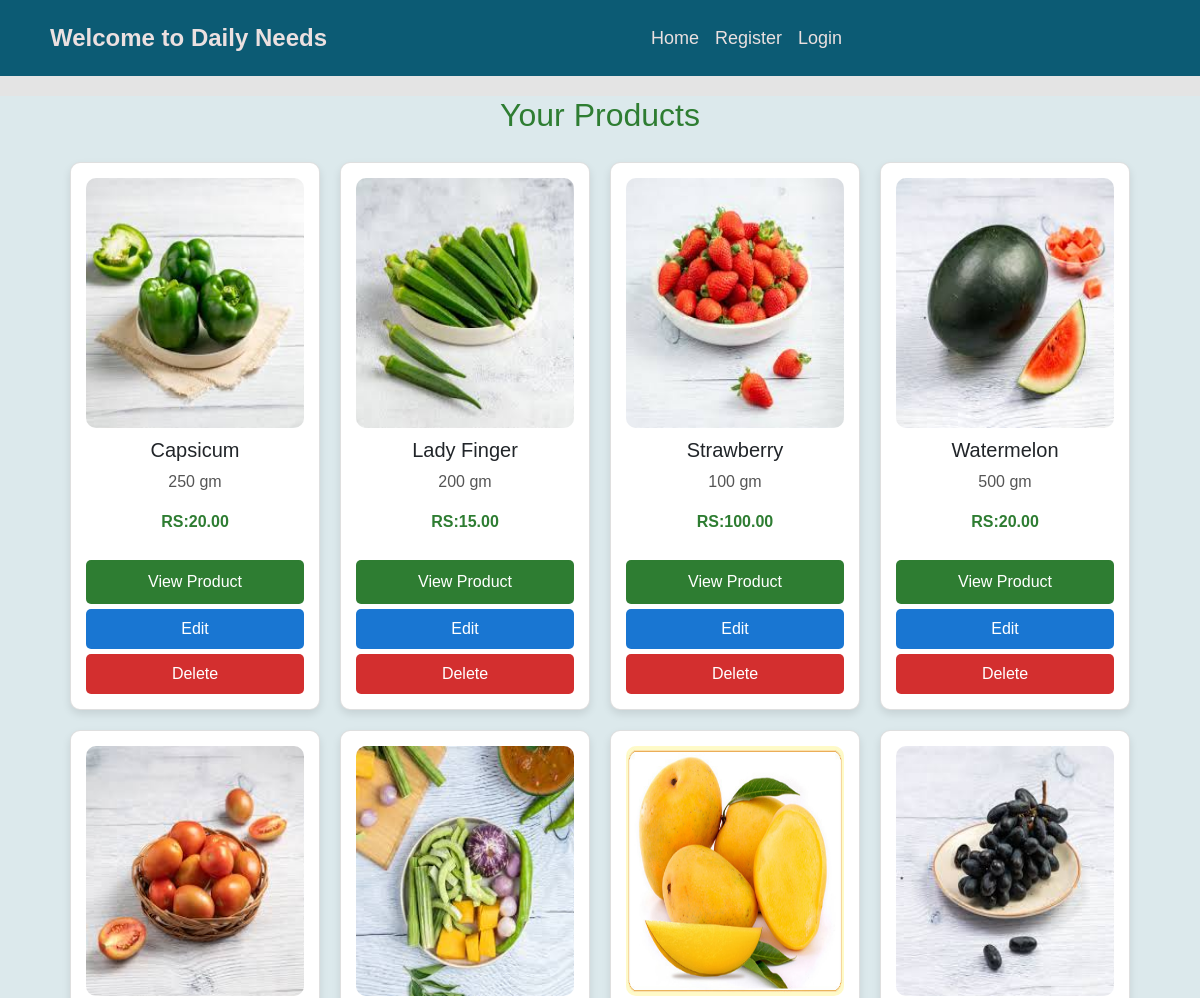
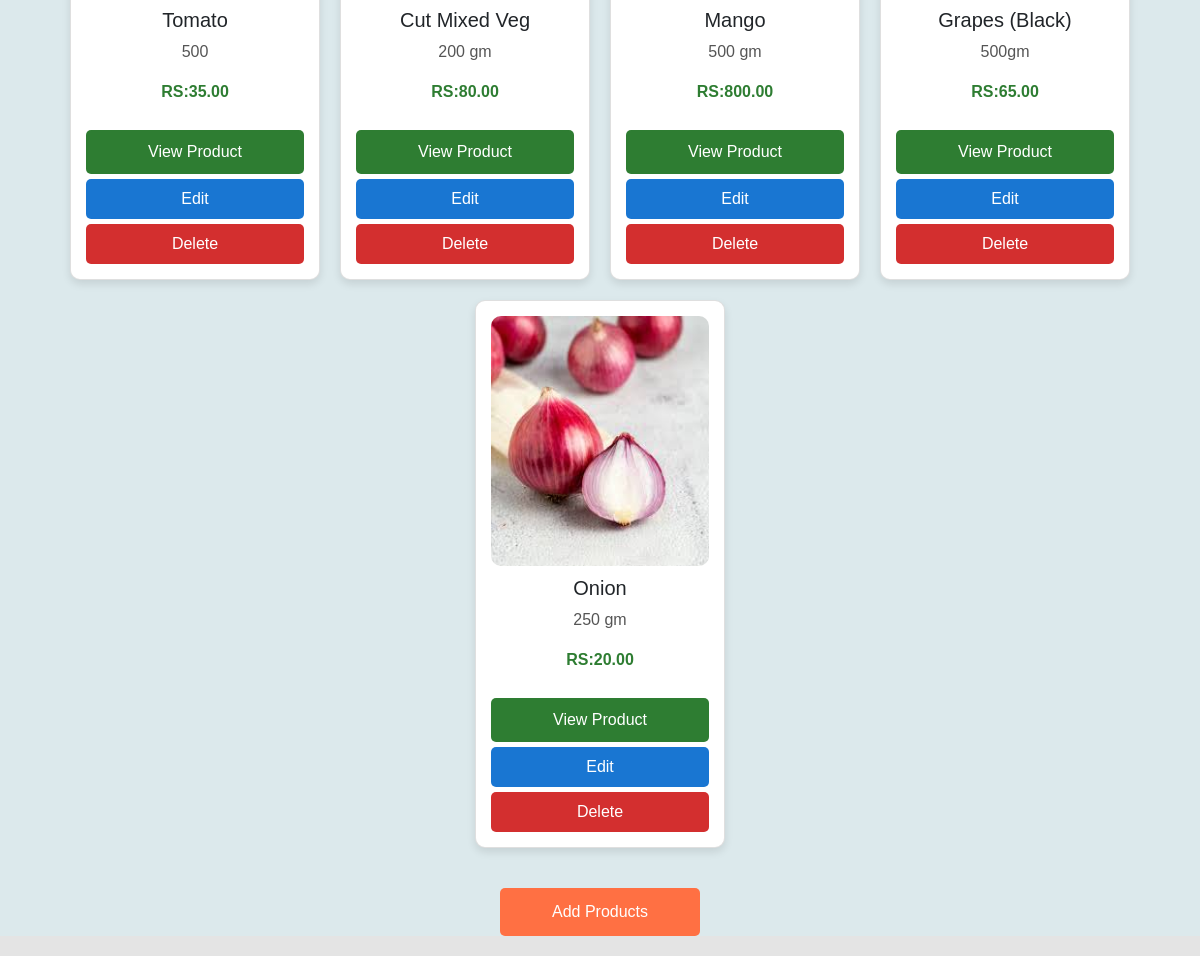
The app's page /product/ with its own data (2 pictures, top to bottom).
### home/models.py (models this page shows, shortened)
class Products(models.Model):
    name = models.CharField(max_length=200)
    price = models.CharField(max_length=20, default="0.00")  # Storing price as a string
    details = models.TextField()
    image = models.ImageField(upload_to="products/")
    ctry = models.ForeignKey(Category, on_delete=models.CASCADE)
    farmer = models.ForeignKey(User, on_delete=models.CASCADE)  # Link to user

### home/views.py (the view)
def productfn(request):
    c = Products.objects.all().annotate(
        avg_rating=Avg('order__rating'),  # Calculate average rating
        rating_count=Count('order__rating')  # Count number of ratings
    )
    g = Category.objects.all()
    for product in c:
        try:
            product.price = float(product.price)  # Ensure price is float
        except (ValueError, TypeError):
            product.price = 0.00  # Default to 0.00 if conversion fails
    return render(request, 'products.html', {'pro': c, 'cat': g})

### home/templates/products.html (shortened to what this page needs)
{% extends 'base.html' %}
{% block content %}
<div style="font-family: Arial, sans-serif; background-color: #dce9ec; margin: 0; padding: 0; min-height: 100vh;">
    {% if request.path != "/product/" %}
        <div class="category-links" style="display: flex; justify-content: center; gap: 20px; padding: 15px;">
            {% for i in cat %}
                <a href="/category/{{i.id}}"
                style="font-size: 20px; color: #2e7d32; text-decoration: none; font-weight: bold; padding: 8px 12px; border-radius: 5px; transition: background-color 0.3s, color 0.3s; margin-top: 5px;"
                onmouseover="this.style.backgroundColor='#c8e6c9'; this.style.color='#1b5e20';"
                onmouseout="this.style.backgroundColor='transparent'; this.style.color='#2e7d32';">
                {{i.name}}
                </a>
            {% endfor %}
        </div>
    {% else %}
        <h2 style="text-align: center; color: #2e7d32; margin-top: 20px;">Your Products</h2>
    {% endif %}
    <div class="main" style="display: flex; flex-wrap: wrap; justify-content: center; gap: 20px; padding: 20px;">
        {% for i in pro %}
        <div class="card" style="background: white; border-radius: 10px; box-shadow: 0 4px 8px rgba(0, 0, 0, 0.1); width: 250px; text-align: center; padding: 15px;">
            <img src="/media/{{ i.image }}" style="width: 100%; height: 250px; border-radius: 10px;" alt="{{ i.name }}">
            <h5 style="margin-top: 10px;">{{ i.name }}</h5>
            <p style="color: #555;">{{ i.details }}</p>
            <p style="font-weight: bold; color: #2e7d32;">RS:{{ i.price|floatformat:2 }}</p>
            {% if request.path == "/product/" or is_farmer%}
                <a href="{% url 'viewproduct' i.id %}" style="background-color: #2e7d32; color: white; padding: 10px 15px; text-decoration: none; border-radius: 5px; display: inline-block; margin-top: 10px;">View Product</a>
                <a href="/editproduct/{{i.id}}" style="background-color: #1976d2; color: white; padding: 8px 12px; text-decoration: none; border-radius: 5px; display: inline-block; margin-top: 5px;">Edit</a>
                <a href="/deleteproduct/{{i.id}}" style="background-color: #d32f2f; color: white; padding: 8px 12px; text-decoration: none; border-radius: 5px; display: inline-block; margin-top: 5px;">Delete</a>
            {% endif %}
        </div>
        {% endfor %}
    </div>
    {% if request.path == "/product/" %}
        <a href="/addproduct" style="background-color: #ff7043; color: white; padding: 12px 18px; text-decoration: none; border-radius: 5px; display: block; text-align: center; margin: 20px auto; width: 200px;">Add Products</a>
    {% endif %}
</div>
{% endblock %}

### home/static/css/style.css (style rules this page uses)
body { font-family: Arial, sans-serif; background-color: #cfd2cf; text-align: center; padding: 15px; text-align: center; }

### home/static/css/register.css (style rules this page uses)
body { font-family: Arial, sans-serif; background-color: #e4e4e4; text-align: center; margin: 0; padding: 0; }

### records on screen
Products: image (picture), name "Capsicum", details "250 gm", price "20.00"
Products: image (picture), name "Lady Finger", details "200 gm", price "15.00"
Products: image (picture), name "Strawberry", details "100 gm", price "100.00"
Products: image (picture), name "Watermelon", details "500 gm", price "20.00"
Products: image (picture), name "Tomato", details "500", price "35.00"
Products: image (picture), name "Cut Mixed Veg", details "200 gm", price "80.00"
Products: image (picture), name "Mango", details "500 gm", price "800.00"
Products: image (picture), name "Grapes (Black)", details "500gm", price "65.00"
Products: image (picture), name "Onion", details "250 gm", price "20.00"
